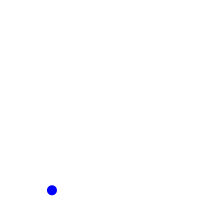
Frame 1 (no input)
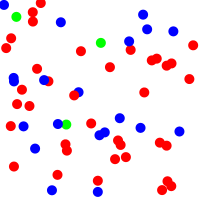
Frame 60 (the mouse pressed at the canvas centre just before this capture)
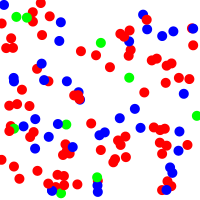
Frame 120 (the mouse held since frame 60 and released just before this capture)

The Processing sketch that drew these frames (run headless with seeded random() and noise(); from frame 60 on, the mouse is pressed at the canvas centre):

// Processing sketch: probability_in_class
// ── probability_in_class.pde
void setup(){
  size(200,200);
  background(255);
}

void draw(){
  noStroke();
  float r = random(1.0);
  
  if(r<.6){
    fill(255,0,0);
  }
  else if(r<.9){
    fill(0,0,255);
  }
  else fill(0,255,0);
  
  ellipse(random(width), random(height), 10,10);
}
